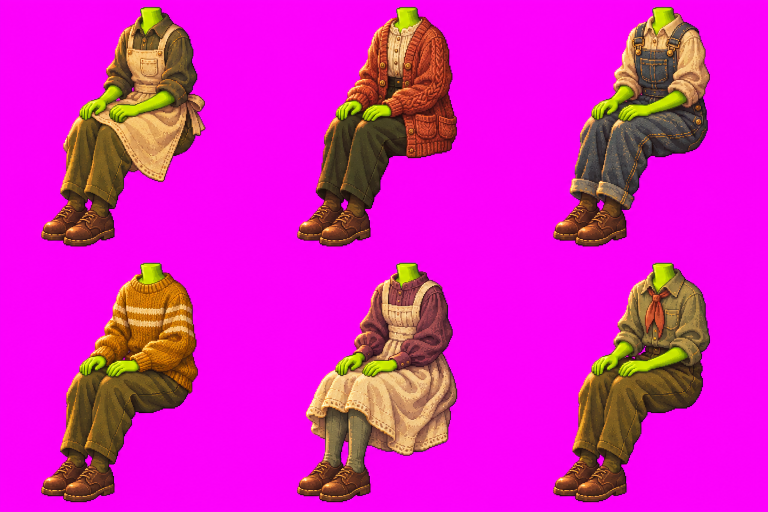
#> input picture art/train/seated-garments.png, 1536 x 1024 px (shown at 1/2 size)
$ python build_train_actor.py
#> lines starting #> are read from the running program, lines starting #| are printed output that depends on the picture
#!/usr/bin/env python3
"""Large seated illustration layers. Existing numeric appearance IDs are unchanged.
Original painted material-ID masters are separated into tintable skin, hair
and iris plates; garments contain bent knees, resting arms and complete shoes.
"""
from pathlib import Path
from PIL import Image, ImageDraw
ROOT=Path(__file__).resolve().parents[1]; OUT=ROOT/'assets/train'
SZ=(96,144)

def save(im,n):im.save(OUT/('seated_'+n+'.png'),optimize=True)
# Six painted full seated bodies. Lime is a skin material ID, not a game color.
master=Image.open(ROOT/'art/train/seated-garments.png').convert('RGBA')
clothes=Image.new('RGBA',(96,144*6));hands=Image.new('RGBA',(96,144*6))
#> after `clothes = Image.new('RGBA', (96, 144 * 6))`: clothes: PIL image 96x864 RGBA; every value is 0
for variant in range(6):
    cell=master.crop(((variant%3)*512,(variant//3)*512,(variant%3+1)*512,(variant//3+1)*512))
    cp=cell.load();skin=[];solid=[]
    for yy in range(512):
        for xx in range(512):
            r,g,b,a=cp[xx,yy]
            if r>70 and b>70 and r>g*1.8 and b>g*1.8:continue
            solid.append((xx,yy))
            if g>r*1.25 and g>b*1.5 and r>b*1.3:skin.append((xx,yy))
    # Grow the lime material through its yellow-green highlights, while the
    # dark stitched garment edge prevents the flood from reaching olive cloth.
    skin_set=set(skin);todo=list(skin)
    while todo:
        xx,yy=todo.pop()
        for nx,ny in [(xx-1,yy),(xx+1,yy),(xx,yy-1),(xx,yy+1)]:
            if not (0<=nx<512 and 0<=ny<512) or (nx,ny) in skin_set:continue
            r,g,b,a=cp[nx,ny]
            if g>=r*.98 and g>b*1.7 and r-b>20:
                skin_set.add((nx,ny));todo.append((nx,ny))
    skin=list(skin_set)
    top=min(y for x,y in skin);neck=[(x,y) for x,y in skin if y<top+30]
    neck_x=sum(x for x,y in neck)/len(neck);bottom=max(y for x,y in solid)
    scale=91/(bottom-top);tx=60-neck_x*scale;ty=52-top*scale
    cloth=Image.new('RGBA',(512,512));flesh=Image.new('RGBA',(512,512));dp=cloth.load();sp=flesh.load()
    for xx,yy in solid:
        r,g,b,a=cp[xx,yy]
        if (xx,yy) in skin_set:
            v=min(255,round(g*1.05));sp[xx,yy]=(v,v,v,255)
        else:dp[xx,yy]=(r,g,b,255)
    for src,dst in [(cloth,clothes),(flesh,hands)]:
        im=Image.new('RGBA',SZ);im.alpha_composite(src.resize((round(512*scale),round(512*scale)),Image.Resampling.NEAREST),(round(tx),round(ty)))
        dst.alpha_composite(im,(0,144*variant))
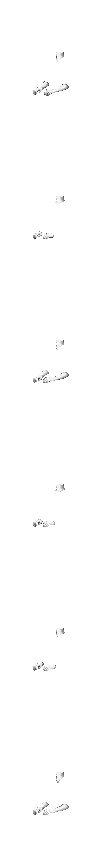
#> dst: PIL image 96x864 RGBA; mean R, G, B, A 3.1, 3.1, 3.1, 4; transparent parts drawn white
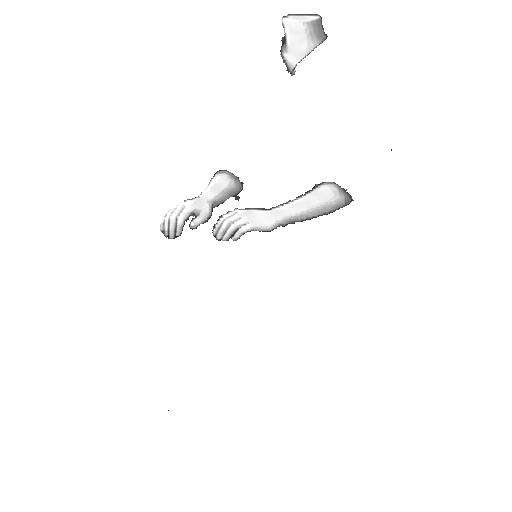
#> src: PIL image 512x512 RGBA; mean R, G, B, A 5.8, 5.8, 5.8, 7.5; transparent parts drawn white
save(clothes,'clothes');save(hands,'hands')
# Authored portrait heads use cyan skin / silver hair / red irises as material
# masks. Align each portrait by the visible iris, preserving all eight stable IDs.
master=Image.open(ROOT/'art/train/portrait-heads.png').convert('RGBA')
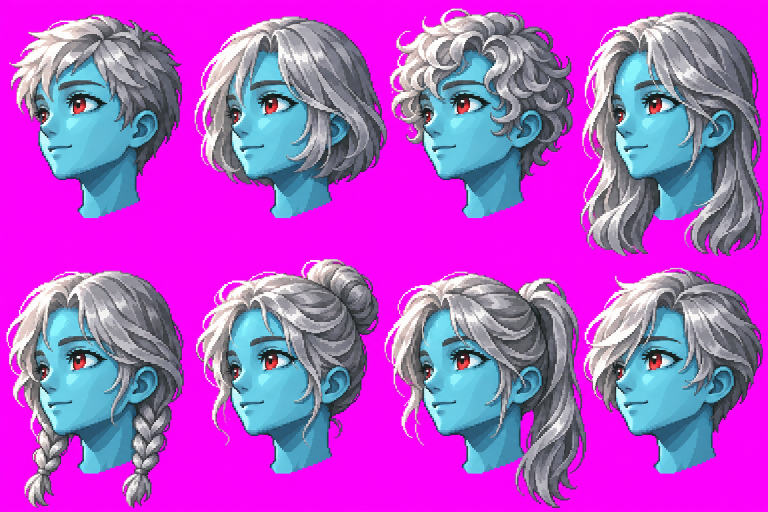
#> input picture art/train/portrait-heads.png, 1536 x 1024 px (shown at 1/2 size)
atlases={n:Image.new('RGBA',(96,144*(16 if n=='eyes' else 8))) for n in ['head','hair','face','lids','eyes']}
for variant in range(8):
    cell=master.crop(((variant%4)*384,(variant//4)*512,(variant%4+1)*384,(variant//4+1)*512))
    cp=cell.load();red=set()
    for yy in range(512):
        for xx in range(384):
            r,g,b,a=cp[xx,yy]
            if r>90 and r>g*1.6 and b<r*.65:red.add((xx,yy))
    components=[]
    while red:
        start=red.pop();todo=[start];points=[start]
        while todo:
            xx,yy=todo.pop()
            for neighbor in [(xx-1,yy),(xx+1,yy),(xx,yy-1),(xx,yy+1)]:
                if neighbor in red:red.remove(neighbor);todo.append(neighbor);points.append(neighbor)
        if len(points)>8:components.append(points)
    components.sort(key=len,reverse=True)
    primary=components[0]; eye_x=sum(x for x,y in primary)/len(primary);eye_y=sum(y for x,y in primary)/len(primary)
    scale=.185;tx=44-eye_x*scale;ty=31-eye_y*scale
    layers={n:Image.new('RGBA',(384,512)) for n in atlases if n!='eyes'}
    iris=Image.new('RGBA',(384,512));eyes=[]
    for component in components[:2]:
        x0=min(x for x,y in component);x1=max(x for x,y in component);y0=min(y for x,y in component);y1=max(y for x,y in component)
        eyes.append((x0-12,y0-4,x1+15,y1+5))
    lp={n:im.load() for n,im in layers.items()};ip=iris.load()
    for yy in range(512):
        for xx in range(384):
            r,g,b,a=cp[xx,yy]
            if r>70 and b>70 and r>g*1.8 and b>g*1.8:continue
            in_eye=any(x0<=xx<=x1 and y0<=yy<=y1 for x0,y0,x1,y1 in eyes)
            is_skin=b>r*1.18 and g>r*1.16
            is_iris=r>90 and r>g*1.6 and b<r*.65
            if is_skin:
                v=max(r,g,b);lp['head'][xx,yy]=(v,v,v,255)
            elif is_iris:
                v=max(110,r);ip[xx,yy]=(v,v,v,255)
            elif in_eye:
                # Sclera and lashes retain their painted values, independent of hair tint.
                lp['face'][xx,yy]=(r,g,b,255)
            else:
                v=round((r+g+b)/3);lp['hair'][xx,yy]=(v,v,v,255)
    def positioned(im):
        dst=Image.new('RGBA',SZ);im=im.resize((round(384*scale),round(512*scale)),Image.Resampling.NEAREST)
        dst.alpha_composite(im,(round(tx),round(ty)));return dst
    for n,im in layers.items():
        if n!='lids':atlases[n].alpha_composite(positioned(im),(0,variant*144))
    atlases['eyes'].alpha_composite(positioned(iris),(0,variant*288))
    lids=Image.new('RGBA',SZ);ld=ImageDraw.Draw(lids);closed=Image.new('RGBA',SZ);cd=ImageDraw.Draw(closed)
    for x0,y0,x1,y1 in eyes:
        a=round(x0*scale+tx);b=round(y0*scale+ty);c=round(x1*scale+tx);e=round(y1*scale+ty)
        ld.ellipse((a-1,b-1,c+1,e+1),fill='#bdbdbd')
        cd.line((a,b+3,(a+c)//2,e-1,c,b+3),fill='#777777',width=1)
    atlases['lids'].alpha_composite(lids,(0,variant*144));atlases['eyes'].alpha_composite(closed,(0,variant*288+144))
#> this loop made 8 passes
#> pass 1, `cell=master.crop(((variant%4)*384,(variant//4)*512,(variant%4+1)*384,(..`:
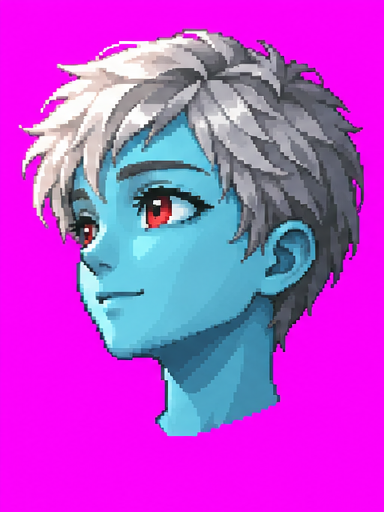
#> cell: PIL image 384x512 RGBA; mean R, G, B, A 187.2, 72.1, 210.9, 255
#> pass 1, in positioned, `im = im.resize((round(384 * scale), round(512 * scale)), Image.Resampl`:
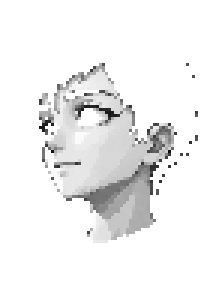
#> im: PIL image 71x95 RGBA (shown 3 times larger); mean R, G, B, A 43.1, 43.1, 43.1, 58.7; transparent parts drawn white
#> after the loop:
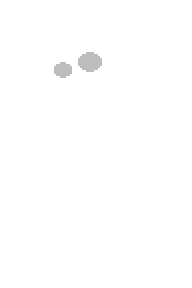
#> lids: PIL image 96x144 RGBA (shown 2 times larger); mean R, G, B, A 2, 2, 2, 2.7; transparent parts drawn white
for n,im in atlases.items():save(im,n)
#> this loop made 5 passes
#> pass 2, in save (call 4), `def save(im,n):im.save(OUT/('seated_'+n+'.png'),optimize=True)`:
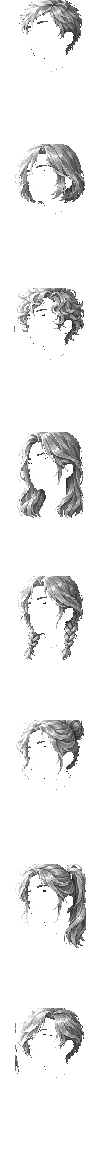
#> saved as seated_hair.png: PIL image 96x1152 RGBA; mean R, G, B, A 22.3, 22.3, 22.3, 39.7; transparent parts drawn white
print('Prepared 8 shaded portrait heads, isolated skin/hair/iris colors, 6 full seated outfits and blink plates.')
